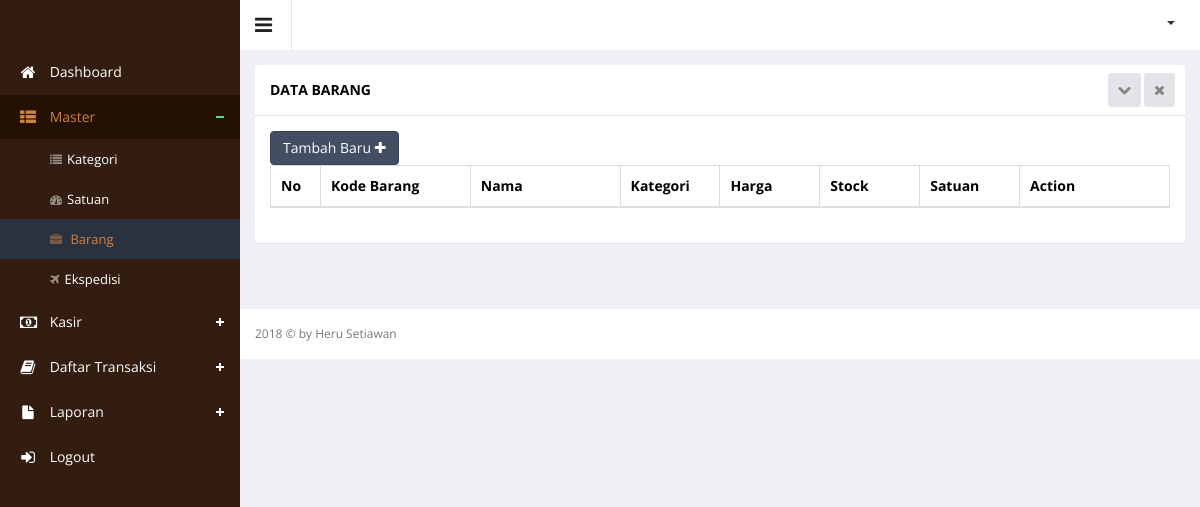
Page /index.php?hal=master/barang/list (signed in) on the earlier database version.
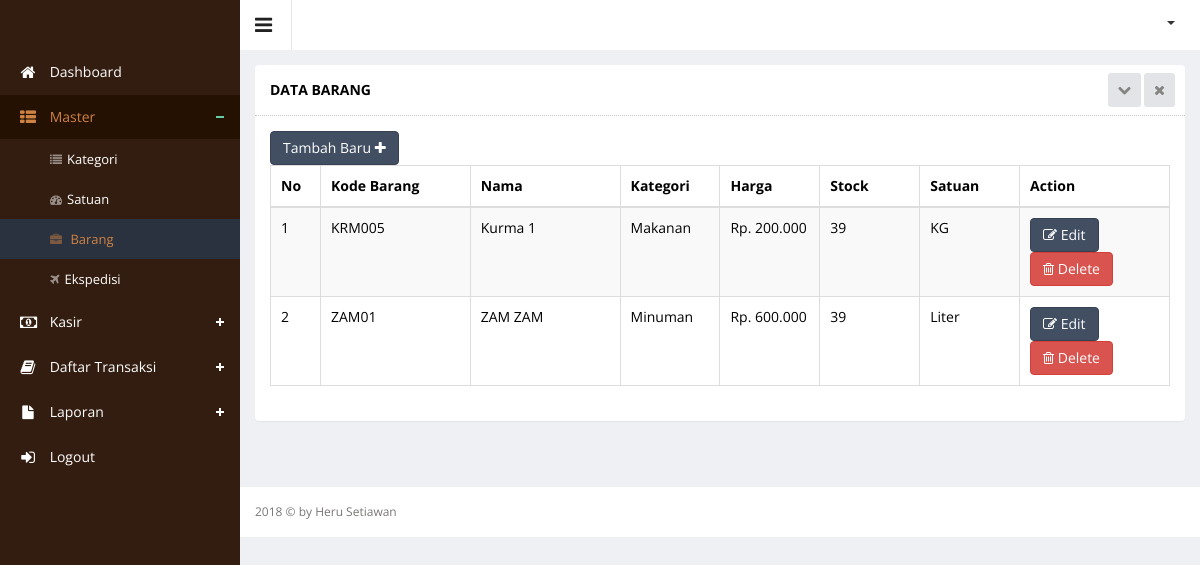
Same page on the later database version.
### tables this page shows
CREATE TABLE `barang` (
  `id` int(11) NOT NULL,
  `kdbrg` varchar(50) NOT NULL,
  `nmbrg` varchar(100) NOT NULL,
  `harga` int(11) NOT NULL,
  `stock` int(11) NOT NULL,
  `tanggal` datetime NOT NULL,
  `category_id` int(11) NOT NULL,
  `id_satuan` int(11) NOT NULL
);

CREATE TABLE `category` (
  `category_id` int(11) NOT NULL,
  `category_name` varchar(250) DEFAULT NULL,
  `category_status` enum('Y','N') DEFAULT NULL
);

CREATE TABLE `satuan` (
  `id_satuan` int(5) NOT NULL,
  `nmsatuan` varchar(50) NOT NULL
);

### function.php (called while the page is built)
<?php
function url($hal){
		$url = explode('/',$hal);
		return $url;
}
?>

### master/barang/list.php (the view, shortened to what this page needs)
<div class="wrapper">
    <div class="row">
        <div class="col-sm-12">
            <section class="panel">
                <header class="panel-heading">
                    Data Barang
                    <span class="tools pull-right">
                        <a href="javascript:;" class="fa fa-chevron-down"></a>
                        <a href="javascript:;" class="fa fa-times"></a>
                     </span>
                </header>
                <div class="panel-body">
                    <div class="adv-table editable-table ">
                        <div class="clearfix">
                            <div class="btn-group">
                                <a href="?hal=master/barang/add">
                                    <button data-toggle="modal" class="btn btn-primary">
                                        Tambah Baru <i class="fa fa-plus"></i>
                                    </button>
                                </a>
                            </div>
                        </div>
                        <table class="table table-striped table-hover table-bordered" id="editable-sample">
                            <thead>
                            <tr>
                                <th width="5%">No</th>
                                <th width="15%">Kode Barang</th>
                                <th width="15%">Nama</th>
                                <th width="10%">Kategori</th>
                                <th width="10%">Harga</th>
                                <th width="10%">Stock</th>
                                <th width="10%">Satuan</th>
                                <th width="15%">Action</th>
                            </tr>
                            </thead>
                            <tbody>
                            <?php
                            $no = 1;
                            $queryProduct = $connect->query("SELECT barang.id, barang.kdbrg, barang.nmbrg, barang.harga, barang.stock, category.category_id, category.category_name, satuan.id_satuan, satuan.nmsatuan
                             FROM barang
                             JOIN category ON barang.category_id = category.category_id
                             JOIN satuan ON barang.id_satuan = satuan.id_satuan
                             ORDER BY id DESC
                             ");
                            while ($rowProduct = mysqli_fetch_array($queryProduct)) {
                                ?>
                                 <tr class="">
                                 	<td><?php echo $no++ ?></td>
                                    <td><?php echo $rowProduct['kdbrg'] ?></td>
                                    <td><?php echo $rowProduct['nmbrg'] ?></td>
                                    <td><?php echo $rowProduct['category_name'] ?></td>
                                    <td>Rp. <?php echo number_format($rowProduct['harga'], 0, ',', '.'); ?></td>
                                    <td><?php echo $rowProduct['stock'] ?></td>
                                    <td><?php echo $rowProduct['nmsatuan'] ?></td>
                                    <td>
                                        <a href="?hal=master/barang/edit&id=<?php echo $rowProduct['id']; ?>">
                                            <button class="btn btn-primary" type="submit"><i class="fa fa-edit"
                                                                                             aria-hidden="true"></i>
                                                Edit
                                            </button>
                                        </a>
                                        <a href="?hal=master/barang/list&hapus=<?php echo $rowProduct['id']; ?>">
                                        <button class="btn btn-danger" type="submit" name="hapus"><i
                                                        class="fa fa-trash-o"></i> Delete
                                            </button>
                                        </a>
                                    </td>
                                </tr>
                            <?php } ?>
                            </tbody>
                        </table>
                    </div>
                </div>
            </section>
        </div>
    </div>
</div>

### index.php (shortened to what this page needs)
<?php
include 'function.php';
if (!empty($_SESSION["username"]) && !empty($_SESSION['password'])) {
    ?>
    <!DOCTYPE html>
    <html lang="en">
    <head>
        <link rel="stylesheet" type="text/css" href="assets/js/bootstrap-datepicker/css/datepicker-custom.css"/>
        <link rel="stylesheet" type="text/css" href="assets/js/bootstrap-timepicker/css/timepicker.css"/>
        <link rel="stylesheet" type="text/css" href="assets/js/bootstrap-colorpicker/css/colorpicker.css"/>
        <link rel="stylesheet" type="text/css" href="assets/js/bootstrap-daterangepicker/daterangepicker-bs3.css"/>
        <link rel="stylesheet" type="text/css" href="assets/js/bootstrap-datetimepicker/css/datetimepicker-custom.css"/>
        <link href="assets/js/iCheck/skins/square/square.css" rel="stylesheet">
        <link href="assets/js/iCheck/skins/square/red.css" rel="stylesheet">
        <link href="assets/js/iCheck/skins/square/blue.css" rel="stylesheet">
        <link href="assets/css/clndr.css" rel="stylesheet">
        <link rel="stylesheet" type="text/css" href="assets/css/bootstrap-fileupload.min.css" />
        <link rel="stylesheet" href="assets/js/morris-chart/morris.css">
        <link href="assets/css/style.css" rel="stylesheet">
        <link href="assets/css/style-responsive.css" rel="stylesheet">
    </head>
    <body class="sticky-header">
    <section>
        <?php include("sidebar.php"); ?>
        <div class="main-content">
            <?php include("header.php"); ?>
            <?php
            if (isset($_GET['hal']) && strlen($_GET['hal']) > 0) {
                $hal = str_replace(".", "/", $_GET['hal']) . ".php";
            } else {
                $hal = "dashboard.php";
            }
            if (file_exists($hal)) {
                include($hal);
            } else {
                include("dashboard.php");
            }
            ?>
            <?php include("footer.php"); ?>
        </div>
    </section>
    </body>
    </html>
    <?php
} else {
    header("Location: login.php");
}
?>

### sidebar.php (shortened to what this page needs)
<div class="left-side sticky-left-side">
    <div class="logo">
    </div>
    <div class="left-side-inner">
        <ul class="nav nav-pills nav-stacked custom-nav">
            <?php $data = url($_GET['hal']); ?>
            <li><a href="?hal=dashboard"><i class="fa fa-home"></i> <span>Dashboard</span></a></li>
            <li class="menu-list <?php echo ($data[1] == 'barang' || $data[1] == 'category' || $data[1] == 'satuan' || $data[1] == 'ekspedisi' ) ? 'nav-active' : ''; ?>">
                <a href="#"><i class="fa fa-th-list"></i> <span>Master</span></a>
                <ul class="sub-menu-list">
                    <li <?php echo $data[1] == 'category' ? 'class=active' : ''; ?>><a href="?hal=master/category/list"><i
                                    class="fa fa-list"></i>Kategori</a></li>
                    <li <?php echo $data[1] == 'satuan' ? 'class=active' : ''; ?>><a href="?hal=master/satuan/list"><i
                                    class="fa fa-tachometer"></i>Satuan</a></li>
                    <li <?php echo $data[1] == 'barang' ? 'class=active' : ''; ?>><a href="?hal=master/barang/list"><i
                                    class="fa fa-briefcase"></i> Barang</a></li>
                    <li <?php echo $data[1] == 'ekspedisi' ? 'class=active' : ''; ?>><a href="?hal=master/ekspedisi/list"> <i
                                    class="fa fa-plane"> </i>Ekspedisi</a></li>
                </ul>
            </li>
            <li class="menu-list <?php echo ($data[1] == 'beli_langsung' || $data[1] == 'via_telepon') ? 'nav-active' : ''; ?>">
                <a href="#"><i class="fa fa-money"></i> <span>Kasir</span></a>
            </li>
             <li class="menu-list <?php echo ($data[1] == 'transaksi_langsung' || $data[1] == 'via_telepon') ? 'nav-active' : ''; ?>">
                <a href="#"><i class="fa fa-book"></i> <span>Daftar Transaksi</span></a>
            </li>
            <li class="menu-list <?php echo ($data[1] == 'laporan_product' || $data[1] == 'laporan_stock' || $data[1] == 'laporan_transaksi') ? 'nav-active' : ''; ?>">
                <a href="#"><i class="fa fa-file"></i> <span>Laporan</span></a>
            </li>
            <li><a href="logout.php"><i class="fa fa-sign-in"></i> <span>Logout</span></a></li>
        </ul>
    </div>
</div>

### header.php (shortened to what this page needs)
<div class="header-section">
    <a class="toggle-btn"><i class="fa fa-bars"></i></a>
    <div class="menu-right">
        <ul class="notification-menu">
            <li>
                <a href="#" class="btn btn-default dropdown-toggle" data-toggle="dropdown">
                    <span class="caret"></span>
                </a>
            </li>
        </ul>
    </div>
</div>

### footer.php
<footer>
    2018 &copy; by Heru Setiawan
</footer>

Differences in the rows shown:
added barang: kdbrg "KRM005", nmbrg "Kurma 1", category.category_name "Makanan", harga "200.000", stock "39", id_satuan.nmsatuan "KG"
now on this page (row edited): barang: kdbrg "ZAM01", nmbrg "ZAM ZAM", category.category_name "Minuman", harga "600.000", stock "39", id_satuan.nmsatuan "Liter"
